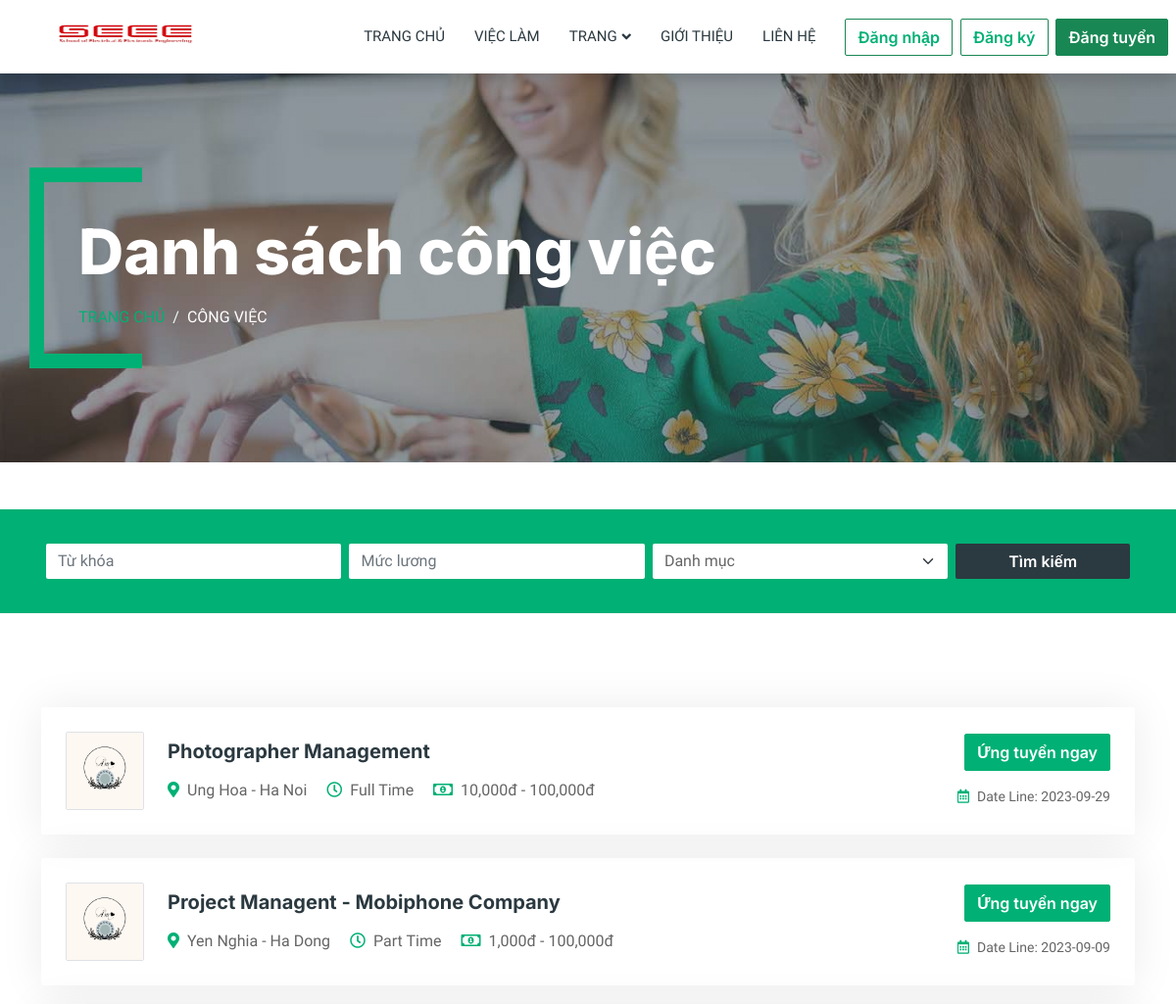
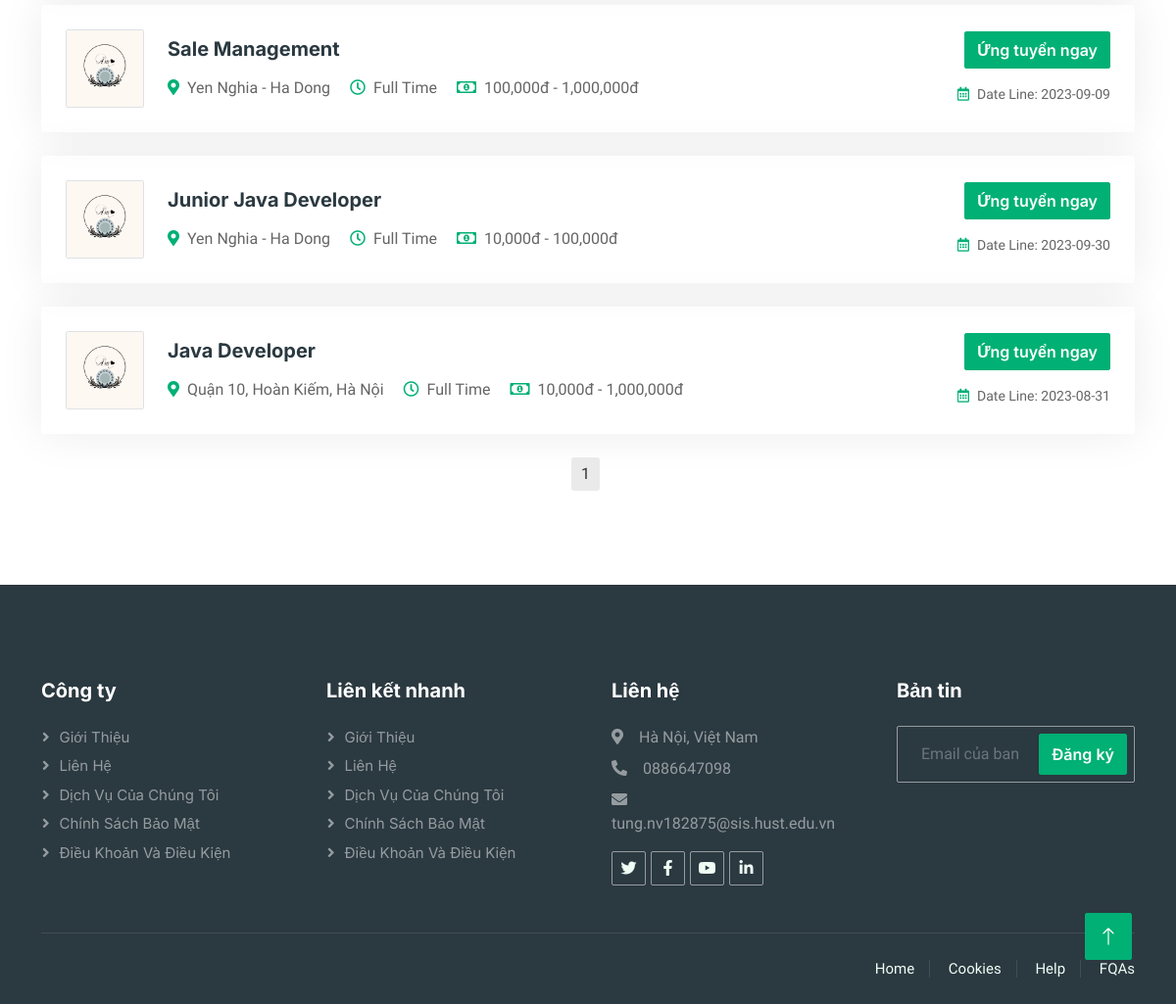
Screenshot of /job-list.php with the database file from the repository (2 pictures, top to bottom).
### tables this page shows
CREATE TABLE `tbl_company` (
  `companyId` int(11) NOT NULL,
  `companyName` varchar(255) NOT NULL,
  `description` varchar(255) NOT NULL,
  `image` varchar(255) NOT NULL,
  `companyPhone` varchar(10) NOT NULL,
  `companyEmail` varchar(50) NOT NULL,
  `userId` int(11) NOT NULL
);

CREATE TABLE `tbl_job` (
  `id` int(11) NOT NULL,
  `title` varchar(255) NOT NULL,
  `type_of_cv` varchar(150) NOT NULL,
  `level` varchar(255) NOT NULL,
  `address` varchar(255) NOT NULL,
  `min_salary` decimal(10,0) NOT NULL,
  `max_salary` decimal(10,0) NOT NULL,
  `description` varchar(255) NOT NULL,
  `require_job` varchar(255) NOT NULL,
  `welfare` varchar(255) NOT NULL,
  `language` varchar(255) NOT NULL,
  `userId` int(11) NOT NULL,
  `categoryId` int(11) NOT NULL,
  `companyId` int(11) NOT NULL,
  `deadline` date NOT NULL,
  `status` bit(1) NOT NULL,
  `is_approve` bit(1) NOT NULL,
  `is_remove` bit(1) NOT NULL,
  `time` varchar(255) NOT NULL
);

### lib/database.php (called while the page is built, shortened)
<?php
Class Database{
   public $host   = DB_HOST;
   public $user   = DB_USER;
   public $pass   = DB_PASS;
   public $dbname = DB_NAME;
   public $link;
private function connectDB(){
   $this->link = new mysqli($this->host, $this->user, $this->pass,
    $this->dbname);
 }
public function select($query){
  $result = $this->link->query($query) or
   die($this->link->error.__LINE__);
  if($result->num_rows > 0){
    return $result;
  } else {
    return false;
  }
 }
}

### classes/Job.php (called while the page is built, shortened)
<?php
$filepath = realpath(dirname(__FILE__));
include_once($filepath . '/../lib/database.php');
?>
<?php
class Job
{
    private $db;
    public function __construct()
    {
        $this->db = new Database();
    }
    public function searchingJob($keyword, $salary, $categoryId){
        $select = "SELECT * FROM tbl_job WHERE 1=1 ";
        $select .= " AND status = 0 AND is_approve = 1 AND is_remove = 0 ORDER BY id desc";
        $result = $this->db->select($select);
        return $result;
    }
}
?>

### classes/Company.php (called while the page is built, shortened)
<?php
$filepath = realpath(dirname(__FILE__));
include_once($filepath . '/../lib/database.php');
?>
<?php
class Company
{
    private $db;
    public function __construct() {
        $this->db = new Database();
    }
    public function showCompanyById($id) {
        $query = "SELECT * FROM tbl_company WHERE companyId = $id ";
        $result = $this->db->select($query);
        return $result;
    }
}

### job-list.php (the view, shortened to what this page needs)
<?php
include __DIR__ . '/classes/Job.php';
include __DIR__ . '/classes/Company.php';
?>
<?php
$catId = "";
$keyword = "";
$salary = "";
?>
<!DOCTYPE html>
<html lang="en">
<head>
    <link href="https://cdnjs.cloudflare.com/ajax/libs/font-awesome/5.10.0/css/all.min.css" rel="stylesheet">
    <link href="https://cdn.jsdelivr.net/npm/bootstrap-icons@1.4.1/font/bootstrap-icons.css" rel="stylesheet">
    <link href="lib/animate/animate.min.css" rel="stylesheet">
    <link href="lib/owlcarousel/assets/owl.carousel.min.css" rel="stylesheet">
    <link href="css/bootstrap.min.css" rel="stylesheet">
    <link href="css/style.css" rel="stylesheet">
</head>
<body>
    <div class="container-xxl bg-white p-0">
        <?php include('./inc/navbar.php') ?>
        <div class="container-xxl py-5 bg-dark page-header mb-5">
            <div class="container my-5 pt-5 pb-4">
                <h1 class="display-3 text-white mb-3 animated slideInDown">Danh sách công việc</h1>
                <nav aria-label="breadcrumb">
                    <ol class="breadcrumb text-uppercase">
                        <li class="breadcrumb-item"><a href="#">Trang chủ</a></li>
                        <li class="breadcrumb-item text-white active" aria-current="page">Công việc</li>
                    </ol>
                </nav>
            </div>
        </div>
        <div class="container-fluid bg-primary mb-5 wow fadeIn" data-wow-delay="0.1s" style="padding: 35px;">
            <div class="container">
                <form method="GET">
                <div class="row g-2">
                    <div class="col-md-10">
                        <div class="row g-2">
                            <div class="col-md-4">
                                <input type="text" name="keyword" class="form-control border-0"
                                value="<?php
                                if (isset($_GET['keyword'])) {
                                    echo $_GET['keyword'];
                                }
                                ?>"
                                placeholder="Từ khóa" />
                            </div>
                            <div class="col-md-4">
                                <input type="number" name="salary"
                                min="0"
                                value="<?php
                                if (isset($_GET['salary'])) {
                                    echo $_GET['salary'];
                                }
                                ?>"
                                class="form-control border-0" placeholder="Mức lương" />
                            </div>
                            <div class="col-md-4">
                            <select name="category" class="form-select border-0">
                                                    <option selected="" value="">Danh mục</option>
                            </select>
                            </div>
                        </div>
                    </div>
                    <div class="col-md-2">
                        <button type="submit" class="btn btn-dark border-0 w-100">Tìm kiếm</button>
                    </div>
                </div>
                </form>
            </div>
        </div>
        <div class="container-xxl py-5">
            <div class="container">
                <div class="tab-class text-center wow fadeInUp" data-wow-delay="0.3s">
                    <div class="tab-content">
                        <div id="job-items-container">
                        <?php
                        $job = new Job();
                            $show = $job->searchingJob($keyword, $salary, $catId);
                            if ($show) {
                                while ($item = $show->fetch_assoc()) {
                                    ?>
                                    <div class="job-item p-4 mb-4">
                                        <div class="row g-4">
                                            <div class="col-sm-12 col-md-8 d-flex align-items-center">
                                            <?php
                                             $company = new Company();
                                             $companyList = $company->showCompanyById($item['companyId']);
                                            if ($companyList) {
                                                while ($c = $companyList->fetch_assoc()) {
                                            ?>
                                                <img class="flex-shrink-0 img-fluid border rounded" src="./uploads/<?php echo $c['image'] ?>"
                                                    alt="" style="width: 80px; height: 80px;">
                                                    <?php
                                                }
                                                    }
                                                ?>
                                                <div class="text-start ps-4">
                                                    <h5 class="mb-3"><?= $item['title'] ?></h5>
                                                    <span class="text-truncate me-3"><i
                                                            class="fa fa-map-marker-alt text-primary me-2"></i><?= $item['address'] ?></span>
                                                    <span class="text-truncate me-3"><i
                                                            class="far fa-clock text-primary me-2"></i><?= $item['time'] ?></span>
                                                    <span class="text-truncate me-0"><i
                                                            class="far fa-money-bill-alt text-primary me-2"></i><?= number_format($item['min_salary']).'đ' ?> -
                                                            <?= number_format($item['max_salary']).'đ' ?></span>
                                                </div>
                                            </div>
                                            <div
                                                class="col-sm-12 col-md-4 d-flex flex-column align-items-start align-items-md-end justify-content-center">
                                                <div class="d-flex mb-3">
                                                    <a class="btn btn-primary" href="job-detail.php?jobId=<?= $item['id'] ?>">Ứng tuyển ngay</a>
                                                </div>
                                                <small class="text-truncate"><i
                                                        class="far fa-calendar-alt text-primary me-2"></i>Date Line: <?= $item['deadline'] ?></small>
                                            </div>
                                        </div>
                                    </div>
                                    <?php
                                }
                            }
                            ?>
                        </div>
                    </div>
                    <div id="pagination-links"></div>
                </div>
            </div>
        </div>
        <?php include('./inc/footer.php') ?>
        <a href="#" class="btn btn-lg btn-primary btn-lg-square back-to-top"><i class="bi bi-arrow-up"></i></a>
    </div>
</body>
</html>

### css/style.css (style rules this page uses)
:root { --primary: #00B074; --secondary: #2B9BFF; --light: #EFFDF5; --dark: #2B3940; }
.back-to-top { position: fixed; display: none; right: 45px; bottom: 45px; z-index: 99; }
.btn { font-family: 'Inter', sans-serif; font-weight: 600; transition: .5s; }
.btn.btn-primary, .btn.btn-secondary { color: #FFFFFF; }
.btn-lg-square { width: 48px; height: 48px; }
.btn-square, .btn-sm-square, .btn-lg-square { padding: 0; display: flex; align-items: center; justify-content: center; font-weight: normal; border-radius: 2px; }
.header-carousel .container, .page-header .container { position: relative; padding: 45px 0 45px 35px; border-left: 15px solid var(--primary); }
.header-carousel .container::before, .header-carousel .container::after, .page-header .container::before, .page-header .container::after { position: absolute; content: ""; top: 0; left: 0; width: 100px; height: 15px; background: var(--primary); }
.header-carousel .container::after, .page-header .container::after { top: 100%; margin-top: -15px; }
.page-header { background: linear-gradient(rgba(43, 57, 64, .5), rgba(43, 57, 64, .5)), url(../img/carousel-1.jpg) center center no-repeat; background-size: cover; }
.breadcrumb-item + .breadcrumb-item::before { color: var(--light); }
.job-item { border: 1px solid transparent; border-radius: 2px; box-shadow: 0 0 45px rgba(0, 0, 0, .08); transition: .5s; }

### job-list.php (style rules this page uses)
#pagination-links { margin-top: 10px; text-align: center; }

### rows the page displays
tbl_job: title "Photographer Management", address "Ung Hoa - Ha Noi", time "Full Time", min_salary "10,000", max_salary "100,000", deadline "2023-09-29"
tbl_company: image (picture)
tbl_job: title "Project Managent - Mobiphone Company", address "Yen Nghia - Ha Dong", time "Part Time", min_salary "1,000", max_salary "100,000", deadline "2023-09-09"
tbl_job: title "Sale Management", address "Yen Nghia - Ha Dong", time "Full Time", min_salary "100,000", max_salary "1,000,000", deadline "2023-09-09"
tbl_job: title "Junior Java Developer", address "Yen Nghia - Ha Dong", time "Full Time", min_salary "10,000", max_salary "100,000", deadline "2023-09-30"
tbl_job: title "Java Developer", address "Quận 10, Hoàn Kiếm, Hà Nội", time "Full Time", min_salary "10,000", max_salary "1,000,000", deadline "2023-08-31"
